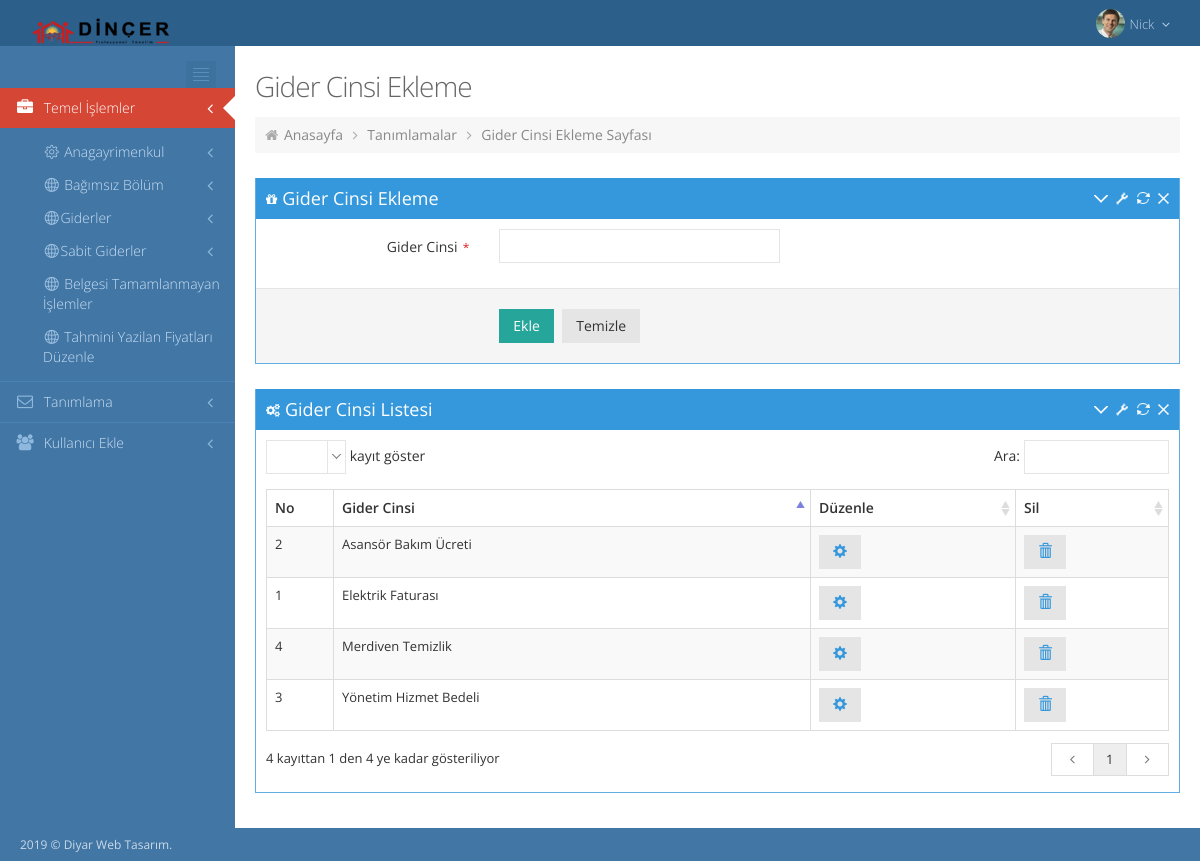
Screenshot of /templates/admin/gidercinsi_tanimla.php with the database file from the repository.
### tables this page shows
CREATE TABLE `tb_gidercinsi` (
  `id` int(11) NOT NULL,
  `aciklama` varchar(200) DEFAULT NULL
);

### templates/admin/gidercinsi_tanimla.php (the view, shortened to what this page needs)
<?php
include("db/connection.php");
 ?>
<!DOCTYPE html>
<html lang="en">
<head>
<?php include'page_flash.php'; ?>
<link href="../../assets/global/plugins/font-awesome/css/font-awesome.min.css" rel="stylesheet" type="text/css"/>
<link href="../../assets/global/plugins/simple-line-icons/simple-line-icons.min.css" rel="stylesheet" type="text/css"/>
<link href="../../assets/global/plugins/bootstrap/css/bootstrap.min.css" rel="stylesheet" type="text/css"/>
<link href="../../assets/global/plugins/uniform/css/uniform.default.css" rel="stylesheet" type="text/css"/>
<link href="../../assets/global/plugins/bootstrap-switch/css/bootstrap-switch.min.css" rel="stylesheet" type="text/css"/>
<link href="../../assets/global/css/components.css" id="style_components" rel="stylesheet" type="text/css"/>
<link href="../../assets/global/css/plugins.css" rel="stylesheet" type="text/css"/>
<link href="../../assets/admin/layout/css/layout.css" rel="stylesheet" type="text/css"/>
<link id="style_color" href="../../assets/admin/layout/css/themes/blue.css" rel="stylesheet" type="text/css"/>
<link href="../../assets/admin/layout/css/custom.css" rel="stylesheet" type="text/css"/>
<link href="../../assets/global/plugins/font-awesome/css/font-awesome.min.css" rel="stylesheet" type="text/css"/>
<link href="../../assets/global/plugins/simple-line-icons/simple-line-icons.min.css" rel="stylesheet" type="text/css"/>
<link href="../../assets/global/plugins/bootstrap/css/bootstrap.min.css" rel="stylesheet" type="text/css"/>
<link href="../../assets/global/plugins/uniform/css/uniform.default.css" rel="stylesheet" type="text/css"/>
<link href="../../assets/global/plugins/bootstrap-switch/css/bootstrap-switch.min.css" rel="stylesheet" type="text/css"/>
<link rel="stylesheet" type="text/css" href="../../assets/global/plugins/select2/select2.css"/>
<link rel="stylesheet" type="text/css" href="../../assets/global/plugins/datatables/extensions/Scroller/css/dataTables.scroller.min.css"/>
<link rel="stylesheet" type="text/css" href="../../assets/global/plugins/datatables/extensions/ColReorder/css/dataTables.colReorder.min.css"/>
<link rel="stylesheet" type="text/css" href="../../assets/global/plugins/datatables/plugins/bootstrap/dataTables.bootstrap.css"/>
<link href="../../assets/global/css/components.css" id="style_components" rel="stylesheet" type="text/css"/>
<link href="../../assets/global/css/plugins.css" rel="stylesheet" type="text/css"/>
<link href="../../assets/admin/layout/css/layout.css" rel="stylesheet" type="text/css"/>
<link id="style_color" href="../../assets/admin/layout/css/themes/blue.css" rel="stylesheet" type="text/css"/>
<link href="../../assets/admin/layout/css/custom.css" rel="stylesheet" type="text/css"/>
</head>
<body class="page-header-fixed page-quick-sidebar-over-content">
<?php include 'header.php'; ?>
<div class="page-container">
	<div class="page-sidebar-wrapper">
		<?php include 'side_menu.php'; ?>
	</div>
	<div class="page-content-wrapper">
		<div class="page-content">
			<h3 class="page-title">
			Gider Cinsi Ekleme
			</h3>
			<div class="page-bar">
				<ul class="page-breadcrumb">
					<li>
						<i class="fa fa-home"></i>
						<a href="index.php">Anasayfa</a>
						<i class="fa fa-angle-right"></i>
					</li>
					<li>
						<a href="">Tanımlamalar</a>
						<i class="fa fa-angle-right"></i>
					</li>
					<li>
						<a href="">Gider Cinsi Ekleme  Sayfası</a>
					</li>
				</ul>
			</div>
			<div class="row">
				<div class="col-md-12">
					<div class="row">
				<div class="col-md-12">
					<div class="portlet box blue">
						<div class="portlet-title">
							<div class="caption">
								<i class="fa fa-gift"></i>Gider Cinsi Ekleme
							</div>
							<div class="tools">
								<a href="javascript:;" class="collapse">
								</a>
								<a href="#portlet-config" data-toggle="modal" class="config">
								</a>
								<a href="javascript:;" class="reload">
								</a>
								<a href="javascript:;" class="remove">
								</a>
							</div>
						</div>
						<div class="portlet-body form">
							<form action="gidercinsi_tanimla_control.php" method="post"  class="form-horizontal">
								<div class="form-body">
									<div class="form-group">
										<label class="control-label col-md-3">Gider Cinsi<span class="required">
										* </span>
										</label>
										<div class="col-md-4">
											<input type="text" name="gidercinsi" data-required="1" class="form-control"/>
										</div>
									</div>
								</div>
								<div class="form-actions">
									<div class="row">
										<div class="col-md-offset-3 col-md-9">
											<button type="submit" class="btn green">Ekle</button>
											<button type="reset" class="btn default">Temizle</button>
										</div>
									</div>
								</div>
							</form>
						</div>
					</div>
				</div>
			</div>
<div class="portlet box blue">
						<div class="portlet-title">
							<div class="caption">
								<i class="fa fa-cogs"></i>Gider Cinsi Listesi
							</div>
							<div class="tools">
								<a href="javascript:;" class="collapse">
								</a>
								<a href="#portlet-config" data-toggle="modal" class="config">
								</a>
								<a href="javascript:;" class="reload">
								</a>
								<a href="javascript:;" class="remove">
								</a>
							</div>
						</div>
							<div class="portlet-body">
								<table class="table table-striped table-bordered table-hover" id="sample_6">
								<thead>
								<tr>
									<th scope="col" style="width:50px">
										No
									</th>
									<th scope="col" style="width:450px !important">
										Gider Cinsi
									</th>
									<th scope="col">
										 Düzenle
									</th>
									<th scope="col">
										 Sil
									</th>
								</tr>
								</thead>
								<tbody>
<?php
						$sql = "select * from tb_gidercinsi";
						$result = $db->query($sql);
$sayac=1;
						if ($result->num_rows > 0) {
						    while($row = $result->fetch_assoc()) {
						    	echo '<tr>';
						    	echo '<td>'.$sayac.'</td>';
						    	echo '<td>'.$row["aciklama"].'</td>';
						    	echo '<td><a class="btn default" href=gidercinsi_duzenle.php?gc_id='.$row["id"].'><i class="glyphicon glyphicon-cog font-blue">
															</i> </a></td>';
							    echo '<td><a class="btn default" onclick="return confirm(\'Silmek İstediğinizden Eminmisiniz?\');" href=gidercinsi_sil.php?gc_id='.$row["id"].'><i class="glyphicon glyphicon-trash font-blue">
															</i>  </a></td>';
						        echo '</tr>';
						        $sayac++;
						    }
						} else {
						    echo "0 results";
						}
						 ?>
								</tbody>
								</table>
							</div>
						</div>
					</div>
	</div>
			</div>
				</div>
			</div>
<?php include 'footer.php'; ?>
</body>
</html>

### assets/global/css/plugins.css (style rules this page uses)
.dataTable { width: 100%; clear: both; margin-top: 5px; }
.dataTable > thead > tr > th.sorting, .dataTable > thead > tr > th.sorting_asc, .dataTable > thead > tr > th.sorting_desc { padding-right: 18px; }

### assets/admin/layout/css/themes/blue.css (style rules this page uses)
body { background-color: #4276A4; }

### rows the page displays
tb_gidercinsi: aciklama "Elektrik Faturası"
tb_gidercinsi: aciklama "Asansör Bakım Ücreti"
tb_gidercinsi: aciklama "Yönetim Hizmet Bedeli"
tb_gidercinsi: aciklama "Merdiven Temizlik"
